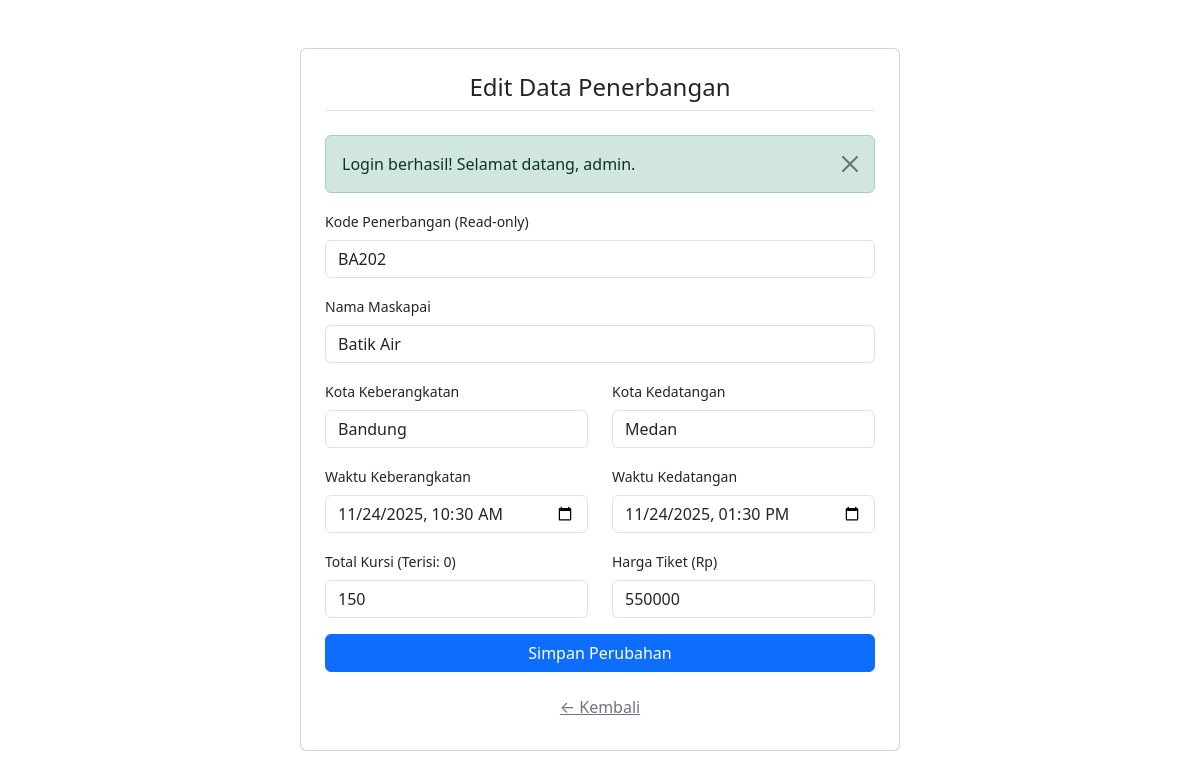
The app's page /admin/edit_flight.php?id=2 (signed in) with its own data.
### tables this page shows
CREATE TABLE `flights` (
  `id` int(11) NOT NULL,
  `flight_no` varchar(20) NOT NULL,
  `airline_name` varchar(50) NOT NULL,
  `departure_city` varchar(50) NOT NULL,
  `destination_city` varchar(50) NOT NULL,
  `departure_time` datetime NOT NULL,
  `arrival_time` datetime DEFAULT NULL,
  `total_seats` int(11) NOT NULL,
  `seats_booked` int(11) DEFAULT 0,
  `price` int(11) NOT NULL
);

### admin/edit_flight.php (the view, shortened to what this page needs)
<?php
include('../config.php');
$flight_id = isset($_GET['id']) ? intval($_GET['id']) : 0;
$flight_query = "SELECT * FROM flights WHERE id = $flight_id";
$flight_result = mysqli_query($conn, $flight_query);
$flight = mysqli_fetch_assoc($flight_result);
$dep_time_input = date('Y-m-d\TH:i', strtotime($flight['departure_time']));
$arr_time_input = date('Y-m-d\TH:i', strtotime($flight['arrival_time']));
?>
<!DOCTYPE html>
<html lang="id">
<head>
    <link href="https://cdn.jsdelivr.net/npm/bootstrap@5.3.3/dist/css/bootstrap.min.css" rel="stylesheet">
</head>
<body>
    <div class="container my-5">
        <div class="card p-4 mx-auto card-form">
            <h4 class="card-title text-center mb-4 border-bottom pb-2">Edit Data Penerbangan</h4>
            <form method="POST">
                <div class="mb-3">
                    <label for="flight_no" class="form-label small">Kode Penerbangan (Read-only)</label>
                    <input type="text" class="form-control" id="flight_no" value="<?php echo $flight['flight_no']; ?>" readonly>
                </div>
                <div class="mb-3">
                    <label for="airline_name" class="form-label small">Nama Maskapai</label>
                    <input type="text" class="form-control" id="airline_name" name="airline_name" value="<?php echo htmlspecialchars($flight['airline_name']); ?>" required>
                </div>
                <div class="row">
                    <div class="col-md-6 mb-3">
                        <label for="departure_city" class="form-label small">Kota Keberangkatan</label>
                        <input type="text" class="form-control" id="departure_city" name="departure_city" value="<?php echo htmlspecialchars($flight['departure_city']); ?>" required>
                    </div>
                    <div class="col-md-6 mb-3">
                        <label for="destination_city" class="form-label small">Kota Kedatangan</label>
                        <input type="text" class="form-control" id="destination_city" name="destination_city" value="<?php echo htmlspecialchars($flight['destination_city']); ?>" required>
                    </div>
                </div>
                <div class="row">
                    <div class="col-md-6 mb-3">
                        <label for="departure_time" class="form-label small">Waktu Keberangkatan</label>
                        <input type="datetime-local" class="form-control" id="departure_time" name="departure_time" value="<?php echo $dep_time_input; ?>" required>
                    </div>
                    <div class="col-md-6 mb-6">
                        <label for="arrival_time" class="form-label small">Waktu Kedatangan</label>
                        <input type="datetime-local" class="form-control" id="arrival_time" name="arrival_time" value="<?php echo $arr_time_input; ?>" required>
                    </div>
                </div>
                <div class="row">
                    <div class="col-md-6 mb-3">
                        <label for="total_seats" class="form-label small">Total Kursi (Terisi: <?php echo $flight['seats_booked']; ?>)</label>
                        <input type="number" class="form-control" id="total_seats" name="total_seats" min="<?php echo $flight['seats_booked']; ?>" value="<?php echo $flight['total_seats']; ?>" required>
                    </div>
                    <div class="col-md-6 mb-3">
                        <label for="price" class="form-label small">Harga Tiket (Rp)</label>
                        <input type="number" class="form-control" id="price" name="price" min="0" value="<?php echo $flight['price']; ?>" required>
                    </div>
                </div>
                <button type="submit" class="btn btn-primary w-100">Simpan Perubahan</button>
            </form>
            <a href="../dashboard.php" class="btn btn-link mt-3 text-secondary">← Kembali</a>
        </div>
    </div>
</body>
</html>

### admin/edit_flight.php (style rules this page uses)
.card-form { max-width: 600px; }

### records on screen
flights: flight_no "BA202", airline_name "Batik Air", departure_city "Bandung", destination_city "Medan", departure_time "11/24/2025 10:30", arrival_time "11/24/2025 13:30", seats_booked "0", total_seats "150", price "550000"

### other values on screen
$_SESSION['message'] "Login berhasil! Selamat datang, admin."
